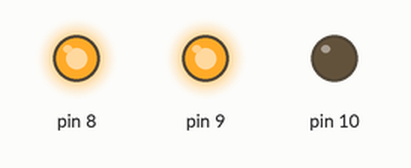
Bench run of a sketch on a simulated Arduino Uno, built with avr-gcc and run on an emulated ATmega328P. On the bench: output pins drawn as LEDs (lit = HIGH).

Above: at 0.3 s.
At 0.6 s:
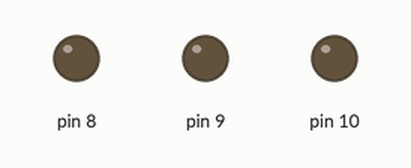
At 1.4 s:
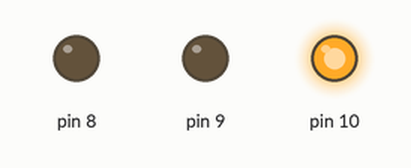
At 2.5 s:
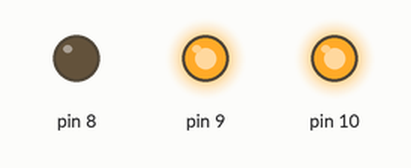
Timing chart, 0 to 3.7 s (numbered marks = the images above):
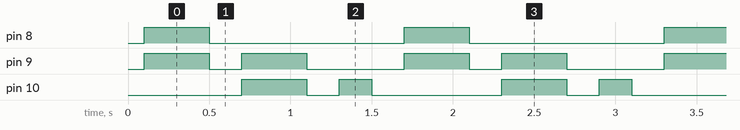

Measured:
- by itself, pin 8: alternates HIGH for 0.40 s and LOW for 1.2 s
- by itself, pin 9: repeats every 1.6 s: LOW 0.20 s, HIGH 0.40 s, LOW 0.60 s, HIGH 0.40 s
- by itself, pin 10: repeats every 1.6 s: LOW 0.20 s, HIGH 0.20 s, LOW 0.80 s, HIGH 0.40 s

The sketch:

EXPERIMENT-2_PROGRAM.ino
```cpp
void setup()
{

for (int i =8; i <= 10; i++)
      {

pinMode(i, OUTPUT);

      }

}

void loop()
{

for (int i = 8; i <11; i++)
      {

allLEDsOff();


if (i!=10)
            {

digitalWrite(i,HIGH);

digitalWrite(i+1,HIGH);

delay(200);

            }

 else

digitalWrite(i,HIGH);

digitalWrite(i-3,HIGH);

delay(200);

 allLEDsOff();

}

}


      void allLEDsOff(void)

{

for (int i = 8; i <= 10; i++)
         {

            digitalWrite(i, LOW);

}

            delay(100);

}
```
